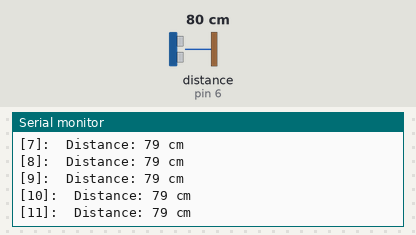
Simulated run of this sketch. Board: Arduino Uno, built with avr-gcc and run on an emulated ATmega328P. On the bench: the last lines printed to the serial monitor. Wiring (inferred from the names in the program): ultrasonic range finder: trigger pin 6; echo pin 6. The inputs (shaded band) are chosen by the test bench; at power-on: distance to the obstacle (sensor on pin 6) 80 cm. The echo pulse lasts 58.3 µs per cm.

Above: at 1.2 s.
1.3 s: distance to the obstacle (sensor on pin 6) set to 2 cm
At 1.38 s:
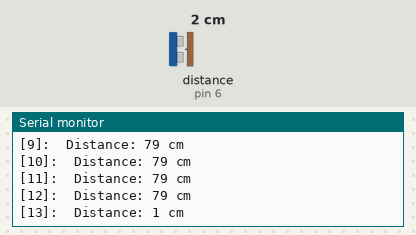
2.8 s: distance to the obstacle (sensor on pin 6) set to 4 cm
At 2.8 s:
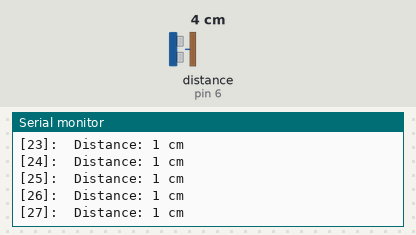
Timing chart, 0 to 5.8 s (numbered marks = the images above; inputs shaded):
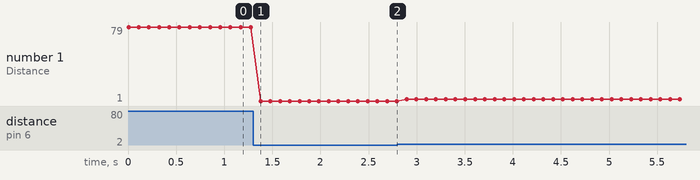

The sketch:

testGroveUltrasonic.ino
```cpp
//
// For the Grove Ultrasonic Sensor provided with the Sensor Pack for Petoi Bittle.
//

// Pins
#define RANGER 6 // Ranger pin is used to trigger (OUT) and detect echo (IN)

// Physical constants
#define LONGEST_DISTANCE_CM (200l) // 200 cm = 2 meters
#define LONGEST_DISTANCE_M (LONGEST_DISTANCE_CM / 100l)
#define SPEED_OF_SOUND_MPS (343l) // meters/second
#define USEC_PER_SEC (1000000l)
#define MAX_ECHO_TIME_US ((2l * USEC_PER_SEC * LONGEST_DISTANCE_M) / SPEED_OF_SOUND_MPS)
#define SPEED_OF_SOUND_CMPS (SPEED_OF_SOUND_MPS * 100l)

long measure_distance_cm()
{
  // Clears the trigPin
  pinMode(RANGER, OUTPUT);
  digitalWrite(RANGER, LOW);
  delayMicroseconds(2);

  // Trigger the ranger
  digitalWrite(RANGER, HIGH);
  delayMicroseconds(5);
  digitalWrite(RANGER, LOW);

  // Set ranger pin to input - the same pin is used for trigger and echo
  pinMode(RANGER, INPUT);

  // Reads the echoPin, returns the sound wave travel time in microseconds
  long duration = pulseIn(RANGER, HIGH, MAX_ECHO_TIME_US);

  // Calculating the distance (divide by two because sound is echoed)
  return (SPEED_OF_SOUND_CMPS * duration) / (2 * USEC_PER_SEC);
}

void setup()
{
  pinMode(RANGER, INPUT); // Sets the echoPin as an Input
  Serial.begin(115200);   // Starts the serial communication
}

long counter = 0;
void loop()
{
  long distance = measure_distance_cm();

  Serial.print("[");
  Serial.print(counter++);
  Serial.print("]:\t");
  // Prints the distance on the Serial Monitor
  Serial.print("Distance: ");
  Serial.print(distance);
  Serial.println(" cm");

  delay(100);
}
```

Measured:
- after the input at 1.3 s, the serial monitor: prints a new line after 0.08 s (image 1)
